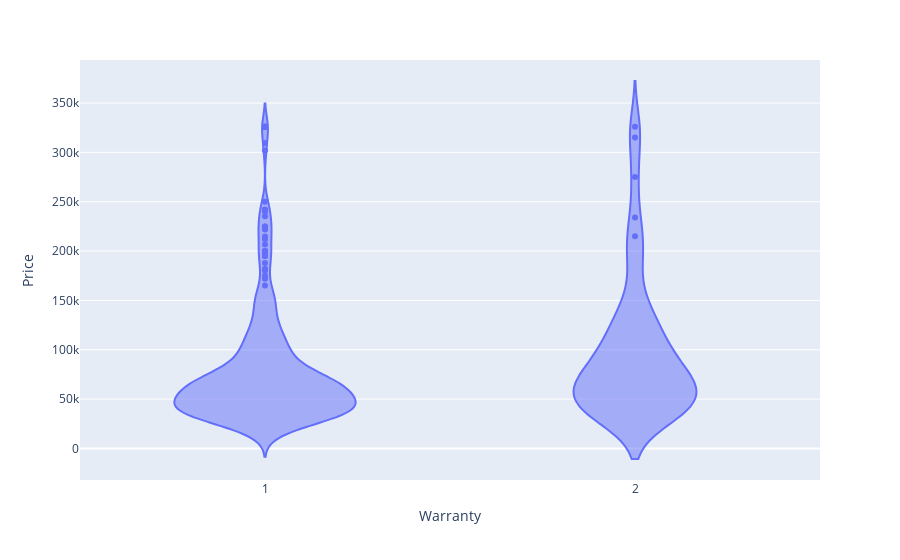

Notebook source saved alongside this figure:
### Markdown cell above
**Warranty VS Price**

### Code cell
fig = px.violin(df, x="Warranty", y="Price")
fig.show()

### Figure 1 — Plotly figure (JSON) as saved in the notebook; plotly's stock layout.template omitted (floating-point values rounded to 4 significant figures; data arrays with more than 128 entries replaced by an {"elided": "..."} marker saying what was removed)
{"data": [{"alignmentgroup": "True", "box": {"visible": false}, "hovertemplate": "Warranty=%{x}<br>Price=%{y}<extra></extra>", "legendgroup": "", "marker": {"color": "#636efa"}, "name": "", "offsetgroup": "", "orientation": "v", "scalegroup": "True", "showlegend": false, "type": "violin", "x": {"elided": "423 int values"}, "x0": " ", "xaxis": "x", "y": {"elided": "423 int values"}, "y0": " ", "yaxis": "y"}], "layout": {"legend": {"tracegroupgap": 0}, "margin": {"t": 60}, "violinmode": "group", "xaxis": {"anchor": "y", "domain": [0, 1], "title": {"text": "Warranty"}}, "yaxis": {"anchor": "x", "domain": [0, 1], "title": {"text": "Price"}}}}
